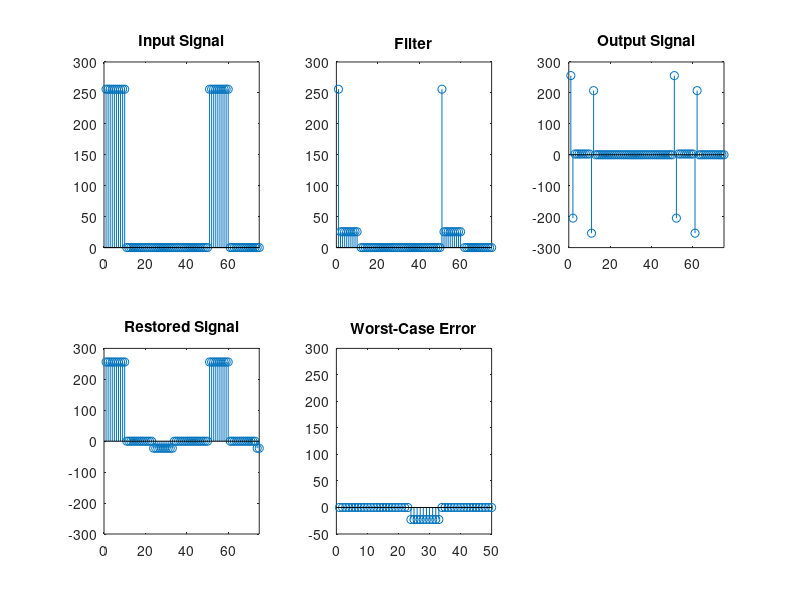

Reproduce this figure in MATLAB.
% (c) Cyntwikip

clear;  %clear variables.

%%

% Input Signal

n = 0:100;

% input signal
x_in = 256*(rem(n, 50)<10);

subplot(2,3,1);
stem(x_in);
axis([0 75 0 300]);
title('Input Signal');

b = [1 -.9];

%w = zeros(0,100);

w = filter(b,1,x_in);

% filter
%for i=2:length(n)
%    w(i) = x_in(i) - (0.9 * x_in(i-1));
%end

subplot(2,3,2);
stem(w);
axis([0 75 0 300]);
title('Filter');

% output signal
x_out = filter(b,1,w);

subplot(2,3,3);
stem(x_out);
axis([0 75 -300 300]);
%axis([0 75 -200000 200000]);
title('Output Signal');

%%

%Restoration Filter

r = 0.9;
M = 22;
l = 0:M;
b = r.^l;   

%for i=0:M
    %b = sum(r^l .* w(n-l);
%end

%filter
y = filter(b,1,w);
%y = filter(b,1,w);

subplot(2,3,4);
stem(y);
axis([0 75 -300 300]);
title('Restored Signal');

%%

%%

%Worst-Case Error

D = max(y-x_in);

%C = max(x_in, y);
%C = max(y - x_in);
%C = max(y) - x_in;
C = y-x_in;
subplot(2,3,5);
stem(C);
axis([0 50 -50 300]);
title('Worst-Case Error');


%%
